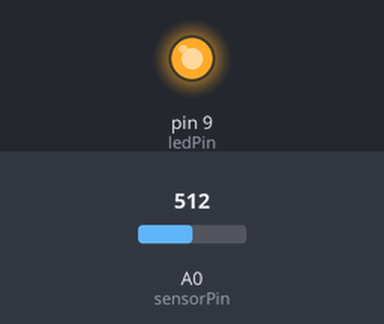
Bench run of a sketch on a simulated Arduino Uno, built with avr-gcc and run on an emulated ATmega328P. Shown: output pins drawn as LEDs (lit = HIGH). Inputs (shaded band) come from the test bench; at power-on: A0 (sensorPin) = 512.

Above: at 1.2 s.
1.3 s: A0 (sensorPin) set to 737
2.8 s: A0 (sensorPin) set to 758
At 3.2 s:
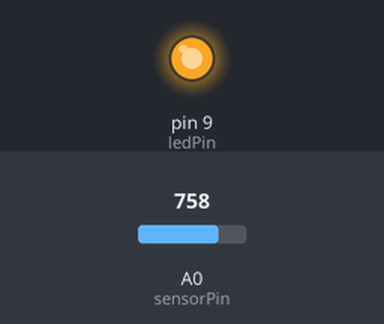
4.3 s: A0 (sensorPin) set to 900
At 5.5 s:
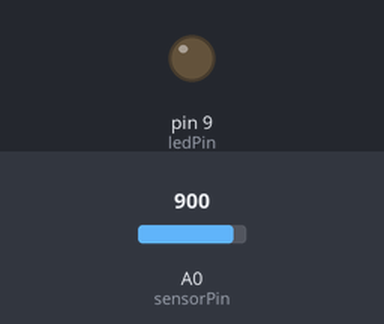
Timing chart, 0 to 7.3 s (numbered marks = the images above; inputs shaded):
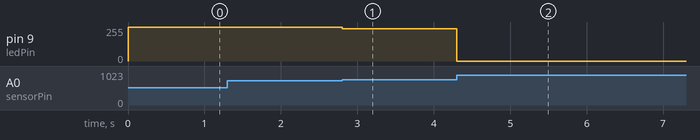

Measured:
- after the input at 1.3 s, every drawn part: stays the same
- after the input at 2.8 s, pin 9 (ledPin): 255/255 → 242/255 at once
- after the input at 4.3 s, pin 9 (ledPin): 242/255 → 0/255 at once

The sketch:

Sensor_Read2.ino
```cpp
int sensorPin=A0;
int ledPin=9;

void setup()
{
  analogReference(DEFAULT);//isn't important
  pinMode(ledPin, OUTPUT);
  Serial.begin(9600);
}

void loop()
{
  int val = analogRead(sensorPin);

  val = constrain(val,750,900);
  int ledLevel = map(val,750, 900, 255, 0);

  analogWrite(ledPin, ledLevel);
}
```
